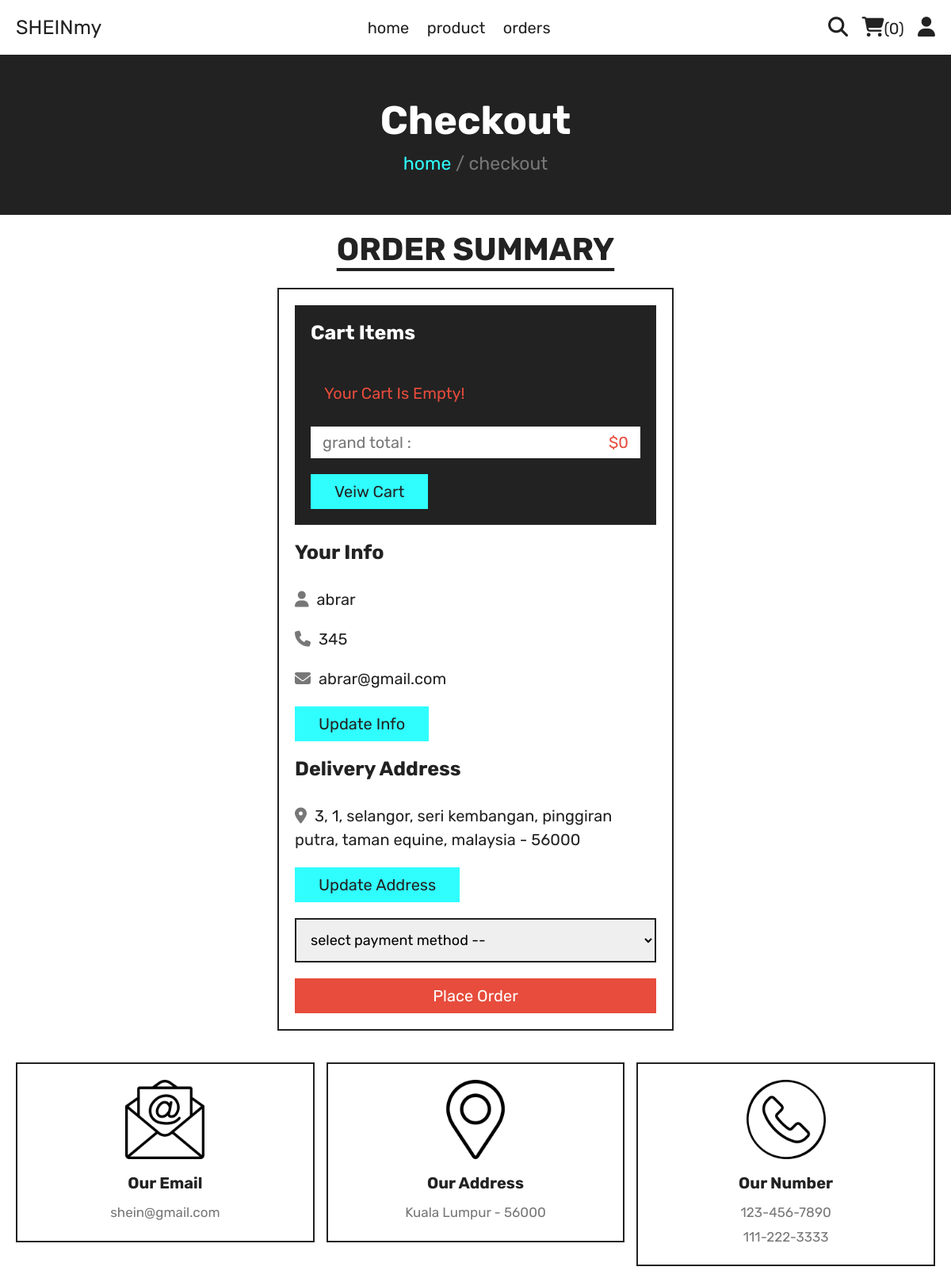
The app's page /checkout.php (signed in) with its own data.
### tables this page shows
CREATE TABLE `users` (
  `id` int(100) NOT NULL,
  `name` varchar(20) NOT NULL,
  `email` varchar(50) NOT NULL,
  `number` varchar(10) NOT NULL,
  `password` varchar(50) NOT NULL,
  `address` varchar(500) NOT NULL
);

### checkout.php (the view, shortened to what this page needs)
<?php
include 'components/connect.php';
if(isset($_SESSION['user_id'])){
   $user_id = $_SESSION['user_id'];
}else{
   $user_id = '';
   header('location:home.php');
};
?>
<!DOCTYPE html>
<html lang="en">
<head>
   <link rel="stylesheet" href="https://cdnjs.cloudflare.com/ajax/libs/font-awesome/6.1.1/css/all.min.css">
   <link rel="stylesheet" href="css/style.css">
</head>
<body>
<?php include 'components/user_header.php'; ?>
<div class="heading">
   <h3>checkout</h3>
   <p><a href="home.php">home</a> <span> / checkout</span></p>
</div>
<section class="checkout">
   <h1 class="title">order summary</h1>
<form action="" method="post">
   <div class="cart-items">
      <h3>cart items</h3>
      <?php
         $grand_total = 0;
         $cart_items[] = '';
         $select_cart = $conn->prepare("SELECT * FROM `cart` WHERE user_id = ?");
         $select_cart->execute([$user_id]);
         if($select_cart->rowCount() > 0){
            while($fetch_cart = $select_cart->fetch(PDO::FETCH_ASSOC)){
               $cart_items[] = $fetch_cart['name'].' ('.$fetch_cart['price'].' x '. $fetch_cart['quantity'].') - ';
               $total_products = implode($cart_items);
               $grand_total += ($fetch_cart['price'] * $fetch_cart['quantity']);
      ?>
      <p><span class="name"><?= $fetch_cart['name']; ?></span><span class="price">$<?= $fetch_cart['price']; ?> x <?= $fetch_cart['quantity']; ?></span></p>
      <?php
            }
         }else{
            echo '<p class="empty">your cart is empty!</p>';
         }
      ?>
      <p class="grand-total"><span class="name">grand total :</span><span class="price">$<?= $grand_total; ?></span></p>
      <a href="cart.php" class="btn">veiw cart</a>
   </div>
   <div class="user-info">
      <h3>your info</h3>
      <p><i class="fas fa-user"></i><span><?= $fetch_profile['name'] ?></span></p>
      <p><i class="fas fa-phone"></i><span><?= $fetch_profile['number'] ?></span></p>
      <p><i class="fas fa-envelope"></i><span><?= $fetch_profile['email'] ?></span></p>
      <a href="update_profile.php" class="btn">update info</a>
      <h3>delivery address</h3>
      <p><i class="fas fa-map-marker-alt"></i><span><?php if($fetch_profile['address'] == ''){echo 'please enter your address';}else{echo $fetch_profile['address'];} ?></span></p>
      <a href="update_address.php" class="btn">update address</a>
      <select name="method" class="box" required>
         <option value="" disabled selected>select payment method --</option>
      </select>
      <input type="submit" value="place order" class="btn <?php if($fetch_profile['address'] == ''){echo 'disabled';} ?>" style="width:100%; background:var(--red); color:var(--white);" name="submit">
   </div>
</form>
</section>
<?php include 'components/footer.php'; ?>
</body>
</html>

### css/style.css (style rules this page uses)
:root { --yellow:#30fefe; --red:#e74c3c; --white:#fff; --black:#222; --light-color:#777; --border:.2rem solid var(--black); }
* { font-family: 'Rubik', sans-serif; margin:0; padding:0; box-sizing: border-box; outline: none; border: none; text-decoration: none; }
html { font-size: 62.5%; overflow-x: hidden; scroll-behavior: smooth; stop-opacity: 7rem; }
section { margin:0 auto; max-width: 1200px; padding:2rem; }
.title { text-align: center; margin-bottom: 2.5rem; font-size: 4rem; color:var(--black); text-transform: uppercase; text-decoration: underline; text-underline-offset: 1rem; }
.heading { display: flex; align-items: center; justify-content: center; gap:1rem; flex-flow: column; background-color: var(--black); min-height: 20rem; }
.heading h3 { font-size: 5rem; color:var(--white); text-transform: capitalize; }
.heading p { font-size: 2.3rem; color:var(--light-color); }
.heading p a { color:var(--yellow); }
.btn, .delete-btn { margin-top: 1rem; display: inline-block; font-size: 2rem; padding:1rem 3rem; cursor: pointer; text-transform: capitalize; transition: .2s linear; }
.btn { background-color: var(--yellow); color:var(--black); }
.empty { border:var(--border); padding:1.5rem; text-align: center; width: 100%; font-size: 2rem; text-transform: capitalize; color:var(--red); }
.checkout form { max-width: 50rem; margin:0 auto; border:var(--border); padding:2rem; }
.checkout form h3 { font-size: 2.5rem; text-transform: capitalize; padding: 2rem 0; color:var(--black); }
.checkout form .cart-items { background-color: var(--black); padding:2rem; padding-top: 0; }
.checkout form .cart-items h3 { color:var(--white); }
.checkout form .cart-items p { display: flex; align-items: center; gap:1.5rem; justify-content: space-between; margin:1rem 0; line-height: 1.5; font-size: 2rem; }
.checkout form .cart-items p .name { color:var(--light-color); }
.checkout form .cart-items p .price { color:var(--yellow); }
.checkout form .cart-items .grand-total { background-color: var(--white); padding:.5rem 1.5rem; }
.checkout form .cart-items .grand-total .price { color:var(--red); }
.checkout form .user-info p { font-size: 2rem; line-height: 1.5; padding:1rem 0; }
.checkout form .user-info p i { color:var(--light-color); margin-right: 1rem; }
.checkout form .user-info p span { color:var(--black); }
.checkout form .user-info .box { width: 100%; border:var(--border); padding:1.4rem; margin-top: 2rem; margin-bottom: 1rem; font-size: 1.8rem; }

### records on screen
users: name "abrar", number "345", email "abrar@gmail.com", address "3, 1, selangor, seri kembangan, pinggiran putra, taman equine, malaysia - 56000", submit "place order"

### other values on screen
$total_cart_items "0"
$grand_total "0"
